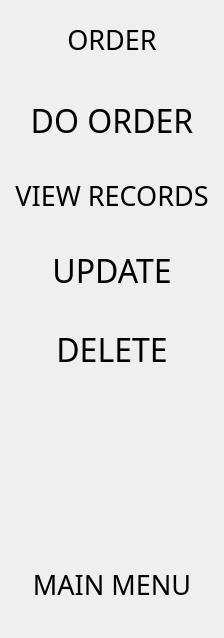
         <widget class="QWidget" name="order_menu">
          <layout class="QVBoxLayout" name="verticalLayout_3">
           <item>
            <spacer name="verticalSpacer_67">
             <property name="orientation">
              <enum>Qt::Vertical</enum>
             </property>
             <property name="sizeType">
              <enum>QSizePolicy::Maximum</enum>
             </property>
             <property name="sizeHint" stdset="0">
              <size>
               <width>20</width>
               <height>10</height>
              </size>
             </property>
            </spacer>
           </item>
           <item>
            <widget class="QLabel" name="order_title">
             <property name="sizePolicy">
              <sizepolicy hsizetype="Preferred" vsizetype="Fixed">
               <horstretch>0</horstretch>
               <verstretch>0</verstretch>
              </sizepolicy>
             </property>
             <property name="font">
              <font>
               <family>Fira Sans</family>
               <pointsize>20</pointsize>
              </font>
             </property>
             <property name="text">
              <string>ORDER</string>
             </property>
             <property name="alignment">
              <set>Qt::AlignCenter</set>
             </property>
            </widget>
           </item>
           <item>
            <spacer name="verticalSpacer_68">
             <property name="orientation">
              <enum>Qt::Vertical</enum>
             </property>
             <property name="sizeType">
              <enum>QSizePolicy::Maximum</enum>
             </property>
             <property name="sizeHint" stdset="0">
              <size>
               <width>20</width>
               <height>30</height>
              </size>
             </property>
            </spacer>
           </item>
           <item>
            <widget class="QPushButton" name="btn_do_order">
             <property name="sizePolicy">
              <sizepolicy hsizetype="Minimum" vsizetype="Preferred">
               <horstretch>0</horstretch>
               <verstretch>0</verstretch>
              </sizepolicy>
             </property>
             <property name="font">
              <font>
               <family>Fira Sans Medium</family>
               <pointsize>24</pointsize>
              </font>
             </property>
             <property name="styleSheet">
              <string notr="true">QPushButton:hover
{
   border: 4px solid  rgb(31, 80, 20);
	background-color: rgb(236, 236, 224);

}
</string>
             </property>
             <property name="text">
              <string>DO ORDER</string>
             </property>
             <property name="flat">
              <bool>true</bool>
             </property>
            </widget>
           </item>
           <item>
            <spacer name="verticalSpacer_69">
             <property name="orientation">
              <enum>Qt::Vertical</enum>
             </property>
             <property name="sizeType">
              <enum>QSizePolicy::Maximum</enum>
             </property>
             <property name="sizeHint" stdset="0">
              <size>
               <width>20</width>
               <height>20</height>
              </size>
             </property>
            </spacer>
           </item>
           <item>
            <widget class="QPushButton" name="btn_records_order">
             <property name="sizePolicy">
              <sizepolicy hsizetype="Minimum" vsizetype="Preferred">
               <horstretch>0</horstretch>
               <verstretch>0</verstretch>
              </sizepolicy>
             </property>
             <property name="font">
              <font>
               <family>Fira Sans Medium</family>
               <pointsize>20</pointsize>
              </font>
             </property>
             <property name="styleSheet">
              <string notr="true">QPushButton:hover
{
   border: 4px solid  rgb(31, 80, 20);
	background-color: rgb(236, 236, 224);

}
</string>
             </property>
             <property name="text">
              <string>VIEW RECORDS</string>
             </property>
             <property name="flat">
              <bool>true</bool>
             </property>
            </widget>
           </item>
           <item>
            <spacer name="verticalSpacer_70">
             <property name="orientation">
              <enum>Qt::Vertical</enum>
             </property>
             <property name="sizeType">
              <enum>QSizePolicy::Maximum</enum>
             </property>
             <property name="sizeHint" stdset="0">
              <size>
               <width>20</width>
               <height>20</height>
              </size>
             </property>
            </spacer>
           </item>
           <item>
            <widget class="QPushButton" name="btn_update_order">
             <property name="sizePolicy">
              <sizepolicy hsizetype="Minimum" vsizetype="Preferred">
               <horstretch>0</horstretch>
               <verstretch>0</verstretch>
              </sizepolicy>
             </property>
             <property name="font">
              <font>
               <family>Fira Sans Medium</family>
               <pointsize>24</pointsize>
              </font>
             </property>
             <property name="styleSheet">
              <string notr="true">QPushButton:hover
{
   border: 4px solid  rgb(31, 80, 20);
	background-color: rgb(236, 236, 224);

}
</string>
             </property>
             <property name="text">
              <string>UPDATE</string>
             </property>
             <property name="flat">
              <bool>true</bool>
             </property>
            </widget>
           </item>
           <item>
            <spacer name="verticalSpacer_71">
             <property name="orientation">
              <enum>Qt::Vertical</enum>
             </property>
             <property name="sizeType">
              <enum>QSizePolicy::Maximum</enum>
             </property>
             <property name="sizeHint" stdset="0">
              <size>
               <width>20</width>
               <height>20</height>
              </size>
             </property>
            </spacer>
           </item>
           <item>
            <widget class="QPushButton" name="btn_delete_order">
             <property name="sizePolicy">
              <sizepolicy hsizetype="Minimum" vsizetype="Preferred">
               <horstretch>0</horstretch>
               <verstretch>0</verstretch>
              </sizepolicy>
             </property>
             <property name="font">
              <font>
               <family>Fira Sans Medium</family>
               <pointsize>24</pointsize>
              </font>
             </property>
             <property name="styleSheet">
              <string notr="true">QPushButton:hover
{
   border: 4px solid  rgb(31, 80, 20);
	background-color: rgb(236, 236, 224);

}
</string>
             </property>
             <property name="text">
              <string>DELETE</string>
             </property>
             <property name="flat">
              <bool>true</bool>
             </property>
            </widget>
           </item>
           <item>
            <spacer name="verticalSpacer_72">
             <property name="orientation">
              <enum>Qt::Vertical</enum>
             </property>
             <property name="sizeType">
              <enum>QSizePolicy::Maximum</enum>
             </property>
             <property name="sizeHint" stdset="0">
              <size>
               <width>20</width>
               <height>180</height>
              </size>
             </property>
            </spacer>
           </item>
           <item>
            <widget class="QPushButton" name="btn_back_order">
             <property name="sizePolicy">
              <sizepolicy hsizetype="Preferred" vsizetype="Preferred">
               <horstretch>0</horstretch>
               <verstretch>0</verstretch>
              </sizepolicy>
             </property>
             <property name="minimumSize">
              <size>
               <width>0</width>
               <height>0</height>
              </size>
             </property>
             <property name="sizeIncrement">
              <size>
               <width>0</width>
               <height>0</height>
              </size>
             </property>
             <property name="font">
              <font>
               <family>Fira Sans Medium</family>
               <pointsize>20</pointsize>
              </font>
             </property>
             <property name="styleSheet">
              <string notr="true">QPushButton:hover
{
   border: 4px solid  rgb(31, 80, 20);
	background-color: rgb(236, 236, 224);

}
</string>
             </property>
             <property name="text">
              <string>MAIN MENU</string>
             </property>
             <property name="autoDefault">
              <bool>false</bool>
             </property>
             <property name="flat">
              <bool>true</bool>
             </property>
            </widget>
           </item>
           <item>
            <spacer name="verticalSpacer_73">
             <property name="orientation">
              <enum>Qt::Vertical</enum>
             </property>
             <property name="sizeType">
              <enum>QSizePolicy::Maximum</enum>
             </property>
             <property name="sizeHint" stdset="0">
              <size>
               <width>20</width>
               <height>20</height>
              </size>
             </property>
            </spacer>
           </item>
          </layout>
         </widget>
